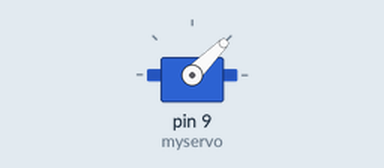
This sketch was run on a simulated Arduino Uno, built with avr-gcc and run on an emulated ATmega328P. Shown: servo.

Above: at 10.22 s.
At 16.15 s:
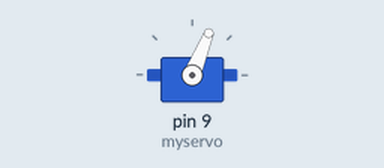
At 22.62 s:
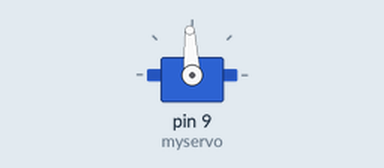
At 35.09 s:
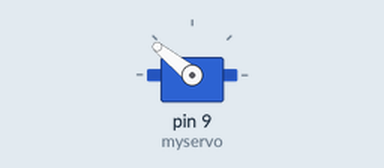
Timing chart, 0 to 40.0 s (numbered marks = the images above):
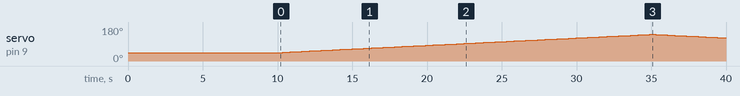

The sketch:

LinearActuatorTest.ino
```cpp
#include <Servo.h>

Servo myservo;  // create servo object to control a servo

int pos = 1000;    // variable to store the servo position

void setup() {
  myservo.attach(9);// attaches the servo on pin 9 to the servo object
  myservo.writeMicroseconds(pos);
  delay(10000);
}

void loop() {
  for (pos = 1000; pos <= 2000; pos += 1) { // goes from 1000 to 2000
    // in steps of 1 degree
    myservo.writeMicroseconds(pos);              // tell servo to go to position in variable 'pos'
    delay(25);                       // waits 25ms for the servo to reach the position
  }
  for (pos = 2000; pos >= 1000; pos -= 1) { // goes from 2000 to 1000
    myservo.writeMicroseconds(pos);              // tell servo to go to position in variable 'pos'
    delay(25);                       // waits 25ms for the servo to reach the position
  }
  if (myservo.attached()){
  myservo.detach();
  }
}
```

Measured:
- by itself, servo on pin 9 (myservo): rises from 44° to 141° in 24.8 s, then falls to 122° in 5.0 s
